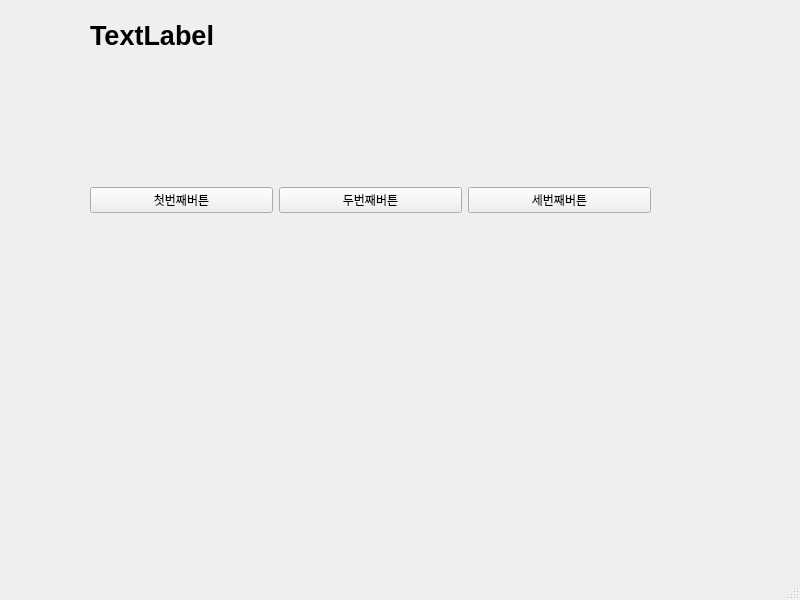
<?xml version="1.0" encoding="UTF-8"?>
<ui version="4.0">
 <class>MainWindow</class>
 <widget class="QMainWindow" name="MainWindow">
  <property name="geometry">
   <rect>
    <x>0</x>
    <y>0</y>
    <width>800</width>
    <height>600</height>
   </rect>
  </property>
  <property name="windowTitle">
   <string>MainWindow</string>
  </property>
  <widget class="QWidget" name="centralwidget">
   <widget class="QWidget" name="horizontalLayoutWidget">
    <property name="geometry">
     <rect>
      <x>90</x>
      <y>70</y>
      <width>561</width>
      <height>261</height>
     </rect>
    </property>
    <layout class="QHBoxLayout" name="horizontalLayout">
     <item>
      <widget class="QPushButton" name="pushButton_3">
       <property name="text">
        <string>첫번째버튼</string>
       </property>
      </widget>
     </item>
     <item>
      <widget class="QPushButton" name="pushButton_2">
       <property name="text">
        <string>두번째버튼</string>
       </property>
      </widget>
     </item>
     <item>
      <widget class="QPushButton" name="pushButton">
       <property name="text">
        <string>세번째버튼</string>
       </property>
      </widget>
     </item>
    </layout>
   </widget>
   <widget class="QLabel" name="label">
    <property name="geometry">
     <rect>
      <x>90</x>
      <y>20</y>
      <width>391</width>
      <height>31</height>
     </rect>
    </property>
    <property name="font">
     <font>
      <pointsize>20</pointsize>
      <bold>true</bold>
     </font>
    </property>
    <property name="text">
     <string>TextLabel</string>
    </property>
   </widget>
  </widget>
  <widget class="QMenuBar" name="menubar">
   <property name="geometry">
    <rect>
     <x>0</x>
     <y>0</y>
     <width>800</width>
     <height>33</height>
    </rect>
   </property>
  </widget>
  <widget class="QStatusBar" name="statusbar"/>
 </widget>
 <resources/>
 <connections>
  <connection>
   <sender>pushButton_3</sender>
   <signal>clicked()</signal>
   <receiver>MainWindow</receiver>
   <slot>firstClick()</slot>
   <hints>
    <hint type="sourcelabel">
     <x>175</x>
     <y>238</y>
    </hint>
    <hint type="destinationlabel">
     <x>175</x>
     <y>339</y>
    </hint>
   </hints>
  </connection>
  <connection>
   <sender>pushButton_2</sender>
   <signal>clicked()</signal>
   <receiver>MainWindow</receiver>
   <slot>secondClick()</slot>
   <hints>
    <hint type="sourcelabel">
     <x>368</x>
     <y>234</y>
    </hint>
    <hint type="destinationlabel">
     <x>447</x>
     <y>380</y>
    </hint>
   </hints>
  </connection>
  <connection>
   <sender>pushButton</sender>
   <signal>clicked()</signal>
   <receiver>MainWindow</receiver>
   <slot>thirdClick()</slot>
   <hints>
    <hint type="sourcelabel">
     <x>571</x>
     <y>238</y>
    </hint>
    <hint type="destinationlabel">
     <x>699</x>
     <y>373</y>
    </hint>
   </hints>
  </connection>
 </connections>
 <slots>
  <slot>firstClick()</slot>
  <slot>secondClick()</slot>
  <slot>thirdClick()</slot>
 </slots>
</ui>
